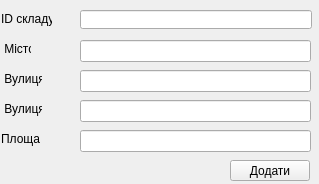
<?xml version="1.0" encoding="UTF-8"?>
<ui version="4.0">
 <class>AddStorage</class>
 <widget class="QWidget" name="AddStorage">
  <property name="geometry">
   <rect>
    <x>0</x>
    <y>0</y>
    <width>319</width>
    <height>184</height>
   </rect>
  </property>
  <property name="windowTitle">
   <string>Form</string>
  </property>
  <widget class="QLabel" name="AdressBuildingLabel">
   <property name="geometry">
    <rect>
     <x>1</x>
     <y>101</y>
     <width>41</width>
     <height>16</height>
    </rect>
   </property>
   <property name="text">
    <string> Вулиця</string>
   </property>
  </widget>
  <widget class="QLineEdit" name="Square">
   <property name="geometry">
    <rect>
     <x>80</x>
     <y>130</y>
     <width>231</width>
     <height>22</height>
    </rect>
   </property>
  </widget>
  <widget class="QLabel" name="AdressStreetLabel">
   <property name="geometry">
    <rect>
     <x>1</x>
     <y>71</y>
     <width>41</width>
     <height>16</height>
    </rect>
   </property>
   <property name="text">
    <string> Вулиця</string>
   </property>
  </widget>
  <widget class="QLineEdit" name="AdressBuilding">
   <property name="geometry">
    <rect>
     <x>80</x>
     <y>100</y>
     <width>231</width>
     <height>22</height>
    </rect>
   </property>
  </widget>
  <widget class="QPushButton" name="AddStorageButton">
   <property name="geometry">
    <rect>
     <x>230</x>
     <y>160</y>
     <width>80</width>
     <height>21</height>
    </rect>
   </property>
   <property name="text">
    <string>Додати</string>
   </property>
  </widget>
  <widget class="QLineEdit" name="IdStorage">
   <property name="geometry">
    <rect>
     <x>80</x>
     <y>10</y>
     <width>232</width>
     <height>19</height>
    </rect>
   </property>
  </widget>
  <widget class="QLabel" name="SquareLabel">
   <property name="geometry">
    <rect>
     <x>1</x>
     <y>131</y>
     <width>71</width>
     <height>16</height>
    </rect>
   </property>
   <property name="text">
    <string>Площа</string>
   </property>
  </widget>
  <widget class="QLineEdit" name="AdressCity">
   <property name="geometry">
    <rect>
     <x>80</x>
     <y>40</y>
     <width>231</width>
     <height>22</height>
    </rect>
   </property>
  </widget>
  <widget class="QLineEdit" name="AdressStreet">
   <property name="geometry">
    <rect>
     <x>80</x>
     <y>70</y>
     <width>231</width>
     <height>22</height>
    </rect>
   </property>
  </widget>
  <widget class="QLabel" name="IdStorageLabel">
   <property name="geometry">
    <rect>
     <x>1</x>
     <y>11</y>
     <width>51</width>
     <height>16</height>
    </rect>
   </property>
   <property name="text">
    <string>ID складу</string>
   </property>
  </widget>
  <widget class="QLabel" name="AdressCityLabel">
   <property name="geometry">
    <rect>
     <x>1</x>
     <y>41</y>
     <width>30</width>
     <height>16</height>
    </rect>
   </property>
   <property name="text">
    <string> Місто</string>
   </property>
  </widget>
 </widget>
 <resources/>
 <connections/>
</ui>
